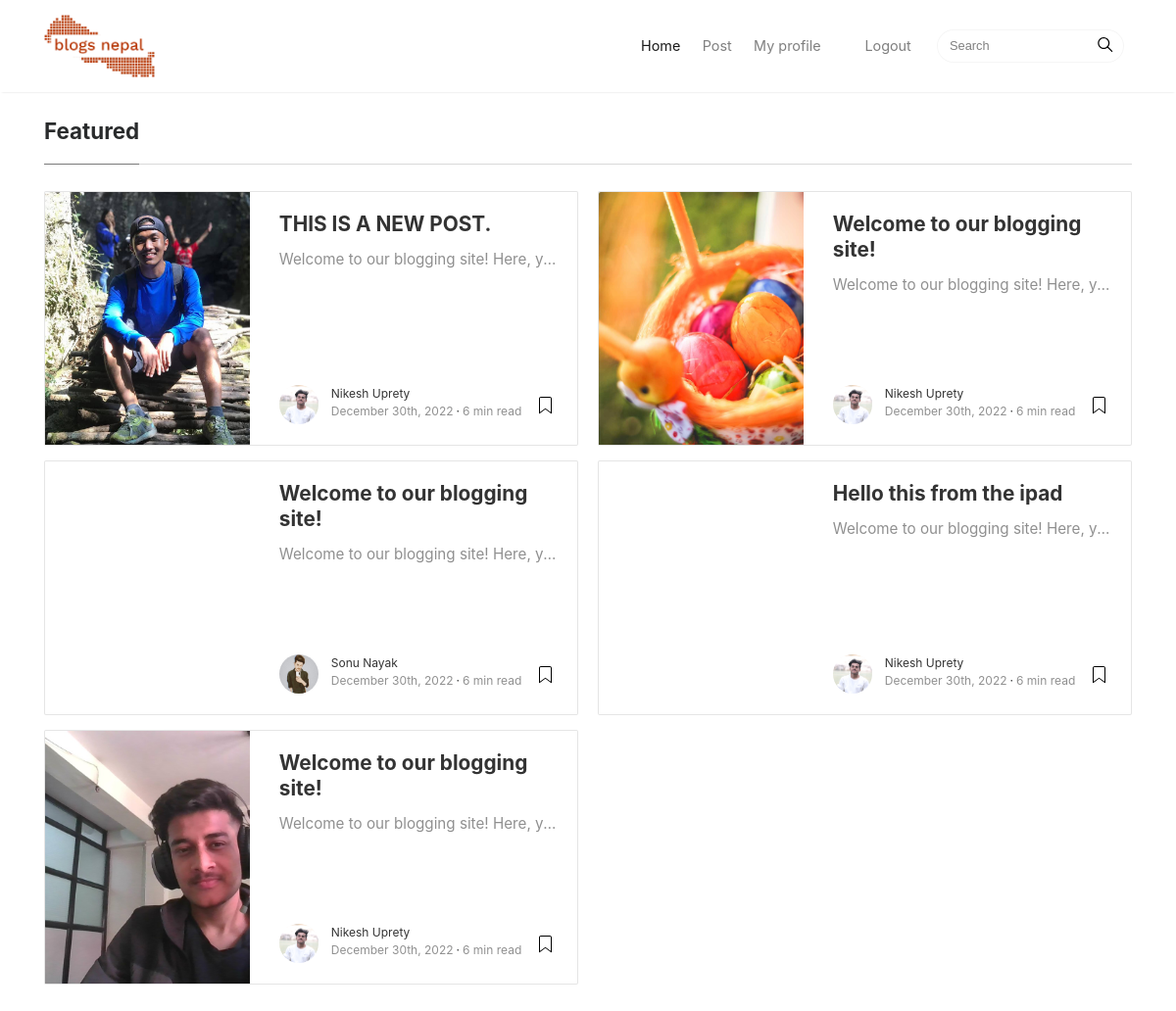
The app's page /home.php with its own data.
### tables this page shows
CREATE TABLE `user_blogs` (
  `Id` int(255) NOT NULL,
  `name` varchar(255) NOT NULL,
  `title` varchar(255) NOT NULL,
  `content` varchar(1000) NOT NULL,
  `images` varchar(255) NOT NULL,
  `created_at` timestamp NOT NULL DEFAULT current_timestamp() ON UPDATE current_timestamp(),
  `uid` int(11) NOT NULL
);

CREATE TABLE `profile_image` (
  `id` int(255) NOT NULL,
  `name` varchar(255) NOT NULL,
  `image_name` varchar(255) NOT NULL,
  `created_at` timestamp NOT NULL DEFAULT current_timestamp() ON UPDATE current_timestamp()
);

### home.php (the view, shortened to what this page needs)
<?php
@include 'config.php';
?>
<!DOCTYPE html>
<html lang="en">
<head>
<link href="assets/css/bootstrap.min.css" rel="stylesheet">
<link href="https://maxcdn.bootstrapcdn.com/font-awesome/4.7.0/css/font-awesome.min.css" rel="stylesheet">
<link href="assets/css/mediumish.css" rel="stylesheet">
</head>
<body>
<?php
@include_once 'components/navbar.php';
?>
<div class="container">
<section class="featured-posts">
	<div class="section-title">
		<h2><span>Featured</span></h2>
	</div>
	<div class="card-columns listfeaturedtag">
	<?php
$query_list= "SELECT * FROM user_blogs ORDER BY created_at DESC LIMIT 8";
$items = mysqli_query($conn, $query_list);
while ($feat = mysqli_fetch_array($items)) {
	$profile_name= $feat['name'];
	$imagee="SELECT * from profile_image WHERE name='$profile_name'";
	$imagequery=mysqli_query($conn, $imagee);
	$rowimage=mysqli_fetch_assoc($imagequery);
?>
		<div class="card">
			<div class="row">
				<div class="col-md-5 wrapthumbnail">
					<a href="blogpage.php?id=<?=$feat['Id']?>">
						<div class="thumbnail" style="background-image:url(http://localhost/blogsnepal/assets/blogs_images/<?=$feat['images']?>);">
				</div>
					</a>
				</div>
				<div class="col-md-7">
					<div class="card-block">
						<h2 class="card-title"><a href='blogpage.php?id=<?=$feat['Id']?>'><?=$feat['title']?></a></h2>
						<h4 class="card-text text-truncate"><?= $feat['content']?></h4>
						<div class="metafooter">
							<div class="wrapfooter">
								<span class="meta-footer-thumb">
								<a href="#"><img class="author-thumb" src="http://localhost/blogsnepal/assets/Profile_image/<?=$rowimage['image_name'];?>" alt="<?=$feat['name']?>"></a>
								</span>
								<span class="author-meta">
								<span class="post-name"><a href="#"><?= $feat['name']?></a></span><br/>
								<span class="post-date"><?php echo date('F jS, Y', strtotime($feat['created_at']))?></span><span class="dot"></span><span class="post-read">6 min read</span>
								</span>
								<span class="post-read-more"><a href="blogpage.php" title="Read Story"></a></span>
							</div>
						</div>
					</div>
				</div>
			</div>
</div>
	<?php
}
	?>
</div>
</body>
</html>

### components/navbar.php (shortened to what this page needs)
<nav class="navbar navbar-toggleable-md navbar-light bg-white fixed-top mediumnavigation">
<div class="container">
	<a class="navbar-brand" href="home.php">
	<img src="assets/img/logo.png" alt="logo">
	</a>
	<div class="collapse navbar-collapse" id="navbarsExampleDefault">
		<ul class="navbar-nav ml-auto">
			<li class="nav-item active">
			<a class="nav-link" href="home.php">Home <span class="sr-only">(current)</span></a>
			</li>
			<li class="nav-item">
			<a class="nav-link" href="post.php">Post</a>
			</li>
			<li class="nav-item">
			<a class="nav-link" href="myprofile.php">My profile</a>
			</li>
			<li class="nav-item">
				<a class="nav-link" href="myprofile.php">
				</a>
			</li>
			<li class="nav-item">
			<a class="nav-link" href="logout.php">Logout</a>
			</li>
		</ul>
		<form class="form-inline my-2 my-lg-0">
			<input class="form-control mr-sm-2" type="text" placeholder="Search">
			<span class="search-icon"><svg class="svgIcon-use" width="25" height="25" viewbox="0 0 25 25"><path d="M20.067 18.933l-4.157-4.157a6 6 0 1 0-.884.884l4.157 4.157a.624.624 0 1 0 .884-.884zM6.5 11c0-2.62 2.13-4.75 4.75-4.75S16 8.38 16 11s-2.13 4.75-4.75 4.75S6.5 13.62 6.5 11z"></path></svg></span>
		</form>
	</div>
</div>
</nav>

### assets/css/mediumish.css (style rules this page uses)
body { padding-top:5rem; }
a { color:#00ab6b; }
a,a:hover { transition:all 0.2s; }
.mediumnavigation { background:rgba(255,255,255,.97); box-shadow:0 2px 2px -2px rgba(0,0,0,.15); }
section { margin-top: 42px; margin-bottom:20px; }
.section-title h2 { border-bottom:1px solid rgba(0,0,0,.15); margin-bottom:25px; font-weight:700; font-size:1.4rem; margin-bottom:27px; }
.section-title span { border-bottom:1px solid rgba(0,0,0,.44); display:inline-block; padding-bottom:20px; margin-bottom:-1px; }
@media (min-width:576px) { .card-columns.listfeaturedtag { -webkit-column-count:2; -moz-column-count:2; column-count:2; } }
@media (min-width:992px) { .navbar-toggleable-md .navbar-nav .nav-link { padding-right:.7rem; padding-left:.7rem; } }
.card-columns .card { margin-bottom:20px; }
.listfeaturedtag .wrapthumbnail { height:258px; flex:0 0 auto; }
.listfeaturedtag .card { border:1px solid rgba(0,0,0,.1); border-radius:2px; height:260px; padding-left:0; margin-bottom:15px; }
.listfeaturedtag .thumbnail { background-size:cover; height:100%; display:block; background-position:38% 22% !important; background-origin:border-box!important; border-top-left-radius:2px; }
.listfeaturedtag .card-block { padding-left:0; }
.listfeaturedtag h2.card-title,.listrecent h2.card-title { font-size:1.3rem; font-weight:700; line-height: 1.25; }
.listfeaturedtag h2.card-title a,.listrecent h2.card-title a { color:rgba(0,0,0,.8); }
.listfeaturedtag h4.card-text,.listrecent h4.card-text { color:rgba(0,0,0,.44); font-size:0.95rem; line-height:1.4; font-weight:400; }
.listfeaturedtag .wrapfooter { position:absolute; bottom:20px; font-size:12px; display:block; width:85%; }
.author-thumb { width:40px; height:40px; float:left; margin-right:13px; border-radius:100%; }
.author-meta { flex:1 1 auto; white-space:nowrap!important; text-overflow:ellipsis!important; overflow:hidden!important; }
span.post-name,span.post-date,span.author-meta { display:inline-block; }
span.post-date,span.post-read { color:rgba(0,0,0,.44); }
span.post-read-more { align-items:center; display:inline-block; float:right; margin-top:8px; }
span.post-read-more a { color:rgba(0,0,0,.44); }
span.post-name a,span.post-read-more a:hover { color:rgba(0,0,0,.8); }
.dot:after { content:"·"; margin-left:3px; margin-right:3px; }
.mediumnavigation .form-control { font-size:0.8rem; border-radius:30px; overflow:hidden; border:1px solid rgba(0,0,0,0.04); }
.mediumnavigation .form-inline { margin-left:15px; }
.mediumnavigation .navbar-brand { font-weight:500; }
.mediumnavigation .nav-item,.dropdown-menu { font-size:0.9rem; }
.mediumnavigation .search-icon { margin-left:-40px; display:inline-block; margin-top:3px; cursor:pointer; }
.mediumnavigation .navbar-brand img { max-height:70px; margin-right:5px; }
.card { border-radius:4px; }

### records on screen
user_blogs: images (picture), title "THIS IS A NEW POST.", content "Welcome to our blogging site! Here, y…", profile_image.image_name (picture), name "Nikesh Uprety", created_at "December 30th, 2022"
user_blogs: title "Welcome to our blogging site!", content "Welcome to our blogging site! Here, y…", profile_image.image_name (picture), name "Sonu Nayak", created_at "December 30th, 2022"
user_blogs: images (picture), title "Welcome to our blogging site!", content "Welcome to our blogging site! Here, y…", profile_image.image_name (picture), name "Nikesh Uprety", created_at "December 30th, 2022"
user_blogs: images (picture), title "Welcome to our blogging site!", content "Welcome to our blogging site! Here, y…", profile_image.image_name (picture), name "Nikesh Uprety", created_at "December 30th, 2022"
user_blogs: title "Hello this from the ipad", content "Welcome to our blogging site! Here, y…", profile_image.image_name (picture), name "Nikesh Uprety", created_at "December 30th, 2022"
